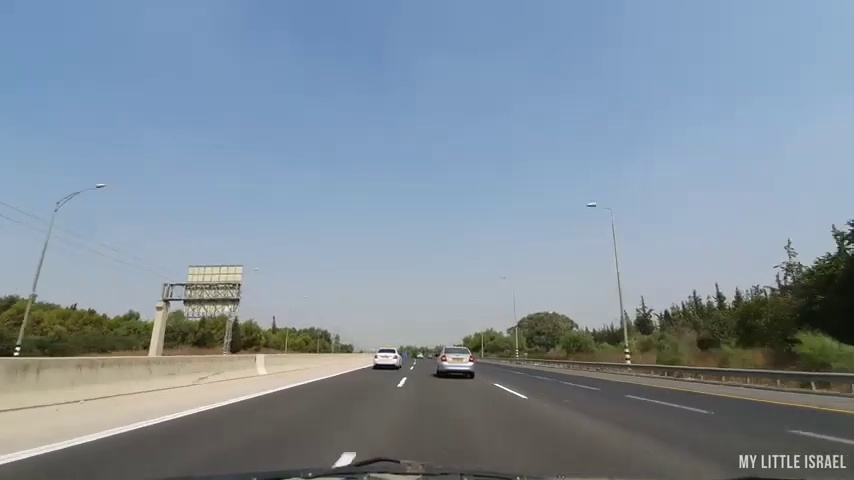
#> input picture frame620.jpg, 854 x 480 px, given in place of dash_cam.mp4, which was not available
$ python line_detection.py
#> lines starting #> are read from the running program, lines starting #| are printed output that depends on the picture; after the words box and inside, x2 and y2 are one past the last pixel; in counts of white or black regions, pixels touching at a corner belong together; pictures that were not available may be replaced by others from this repository, and a replacement may not be noted
### utility_functions.py
import numpy as np
import matplotlib.pyplot as plt
import cv2

# [30 lines left out: functions import_frame, show_image, convertVideo2Frames, frameList2Video, not called in this run]

def createMask(img):
    img = cv2.cvtColor(img, cv2.COLOR_BGR2GRAY)
    # img = cv2.cvtColor(img, cv2.COLOR_BGR2GRAY)
    pts = np.array([(600,img.shape[0]), (200,img.shape[0]), (320,370), (480,370)])
    mask = np.zeros(img.shape,dtype=np.uint8)
    cv2.fillConvexPoly(mask,pts,255)
    return mask

# [13 lines left out: function plotParameterSpace, not called in this run]

### find_parallel_lines.py
import numpy as np
import matplotlib.pyplot as plt
import cv2
import utility_functions as util
import glob


def frame_find_lanes(frame,src,mask,cropped,prev_left,prev_right,counter):

    figsize = (10,10)
    # img = util.import_frame(frame)
    img = frame
    #util.show_image(img,figsize)
    mag_im = canny_image(img,220)
    # [6 lines of commented-out code are left out]

    masked_im = cv2.bitwise_and(mag_im,mask)
    # util.show_image(masked_im,figsize)
    return find_lines(masked_im,src,cropped,30,prev_left,prev_right,counter)

    # return find_lines(masked_im,src,cv2.cvtColor(mask,cv2.COLOR_GRAY2BGR),30)


#  Cordinates of the 4 corners of the original source image
# [18 lines left out: function perspective_trasnform, not called in this run]


def find_lines(masked_img,result,cropped,TH,prev_left,prev_right,counter):
    r_step = 1
    t_step =np.pi/180
    lines = cv2.HoughLines(masked_img,r_step,t_step,TH)
    tl_line = None
    res = result.copy()
    if lines is not None:
        #to find the lanes we use sorting by rho and then we tolerance to find the median parameters
        lines_sorted = sorted(lines, key=lambda a_entry: a_entry[..., 0])

        # function to plot the parameter space :
        # util.plotParameterSpace(lines_sorted)

        tl_line = tolerance_lines(lines_sorted)
        if tl_line.shape[0] == 1:
            if slop(tl_line[0]) > 0:
                prev_left = tl_line[0]
            else:
                prev_right = tl_line[0]
            res = markLanes(np.array([prev_left,prev_right]),res,cropped)
        else:
            prev_left = tl_line[0]
            prev_right = tl_line[1]
            res = markLanes(tl_line,res,cropped)
        counter = 0
        #marks the previous line if didn't find a new ones
    elif prev_left is not None and prev_right is not None and counter < 45:
        tl_line = np.array([prev_left,prev_right])
        res = markLanes (tl_line,res,cropped)
        counter+=1

    if prev_right is not None:
        if slop(prev_left) < 0:

            # res = cv2.putText(res,"MOVING LEFT",(int(res.shape[1]/2),int(res.shape[0]/8)),cv2.FONT_HERSHEY_SIMPLEX,(0,0,0),6)
            res = cv2.putText(res,'MOVING LEFT',org=(420,300),fontFace=cv2.FONT_HERSHEY_SIMPLEX,fontScale=1,thickness=2,color=(0,0,0),lineType=cv2.LINE_AA)
    return res, prev_left, prev_right, counter


#returns the median parameter lines from list of lines
def tolerance_lines(sorted_lines):
    tl_lines= np.array([sorted_lines[0]])
    tol_r = 200
    tol_t = 0.85
    i = 0

    for idx, line in enumerate(sorted_lines):
        #checks if current line can be tolerated
        #checks if tl_line and line absulute diff is smaller than the tolerace
        if(abs(tl_lines[i][0][0] - line[0][0]) < tol_r and abs(tl_lines[i][0][1]-line[0][1]) < tol_t):
            tl_lines[i][0][0] = (idx*tl_lines[i][0][0]+line[0][0])/(idx + 1)
            tl_lines[i][0][1] = (idx*tl_lines[i][0][1]+line[0][1])/(idx + 1)
        else:
            #adds new line to the array
            tl_lines = np.vstack([tl_lines,np.array([line])])
            i+=1

    return tl_lines

# [20 lines left out: function markLanes, not called in this run]


def detectSwitchLane(m1,m2):
    if(m1>0 and m2>0):
        return "switch to left lane"


def canny_image(src_im,min_th):
    figsize = (10,10)
    ret,im_th = cv2.threshold(src_im,min_th,255,cv2.THRESH_BINARY)
    im_edge = cv2.Canny(im_th,0,255)
    return im_edge


def slop(line_param):
    rho = line_param[0, 0]
    theta = line_param[0, 1]

    a = np.cos(theta)
    b = np.sin(theta)
    x0 = a * rho
    y0 = b * rho
    x1 = int(x0 + 1000 * (-b))
    y1 = int(y0 + 1000 * (a))
    x2 = int(x0 - 1000 * (-b))
    y2 = int(y0 - 1000 * (a))

    return ((y2-y1)/(x2-x1))

### line_detection.py
#%%
import numpy as np
import matplotlib.pyplot as plt
import cv2
import glob
import utility_functions as util
import find_parallel_lines as fpl


def main():
    #test2();
    run('dash_cam.mp4')
#> in run, frame is the input picture: shape (480, 854, 3); mean B, G, R 156.2, 143, 128.4

def run(video):
    vidcap = cv2.VideoCapture(video)
    success,frame = vidcap.read()

    mask = util.createMask(frame)
#> in createMask, `img = cv2.cvtColor(img, cv2.COLOR_BGR2GRAY)`:
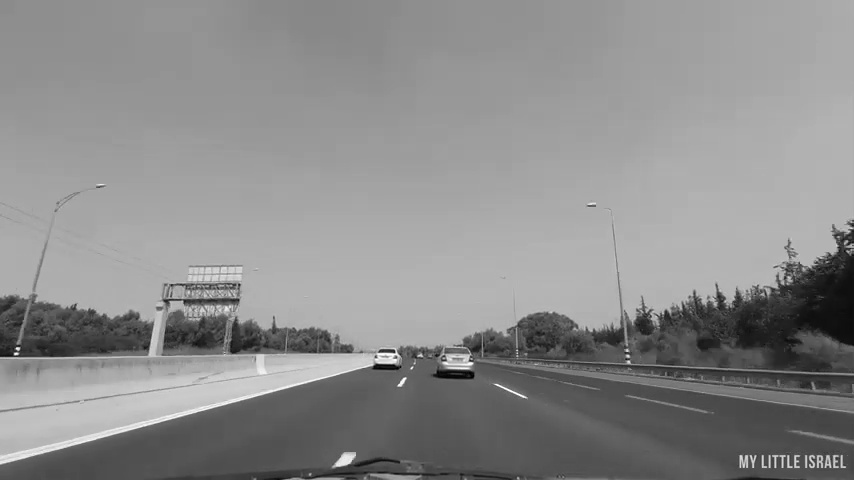
#> img: shape (480, 854); min 1, max 255, mean 140.1
#> in createMask, `cv2.fillConvexPoly(mask,pts,255)`:
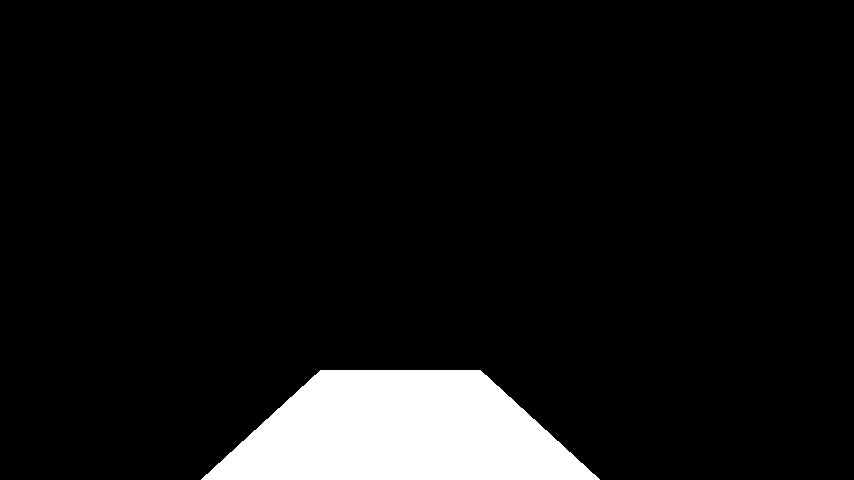
#> mask: shape (480, 854); 7.5% white; 1 white region, box (x1, y1, x2, y2) and area: (201, 370, 600, 480) 30810

    h,w,d = frame.shape
    out = cv2.VideoWriter('lane_video_final.avi',cv2.VideoWriter_fourcc('M','J','P','G'),30,(w,h))

    # util.show_image(mask,(10,10))

    cropped_mask = mask.copy()
    cropped_mask[370:,:] = 255
    cropped_mask = cv2.cvtColor(cropped_mask,cv2.COLOR_GRAY2BGR)
    # util.show_image(cropped_mask,(10,10))
    cntr=0
    frame_list=[]
    path = 'C:/Users/idano/Documents/HomeWork/3rd semester/computer vision/Line_Detection_Proj/frames_new'
    # frame = util.import_frame("frame827.jpg")
    prev_l = None
    prev_r = None

    global t_cntr
    t_cntr  = 0

    while success:
        frame_src = cv2.cvtColor(frame, cv2.COLOR_BGR2RGB)
        frame_gray = cv2.cvtColor(frame_src, cv2.COLOR_BGR2GRAY)
        finished_frame,prev_l,prev_r,cntr = fpl.frame_find_lanes(frame_gray,frame,mask,cropped_mask,prev_l,prev_r,cntr)

        cv2.imwrite(path+"\\frame%d.jpg" %t_cntr,finished_frame)

        out.write(finished_frame)

        # frame_list.append(fpl.frame_find_lanes(frame_gray,frame,mask,cropped_mask))

        success,frame = vidcap.read()
        t_cntr += 1


    # util.frameList2Video(frame_list)


# [23 lines left out: functions test1, test2, not called in this run]

    # new_frame = fpl.frame_find_lanes(img)

if __name__ == "__main__":
    main()
#> in run, `cropped_mask[370:,:] = 255`:
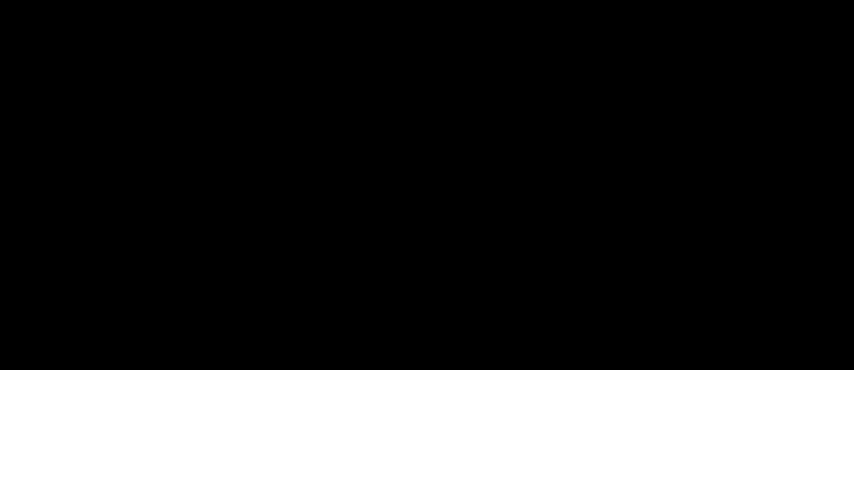
#> cropped_mask: shape (480, 854); 22.9% white; 1 white region, box (x1, y1, x2, y2) and area: (0, 370, 854, 480) 93940
#> in canny_image, `ret,im_th = cv2.threshold(src_im,min_th,255,cv2.THRESH_BINARY)`:
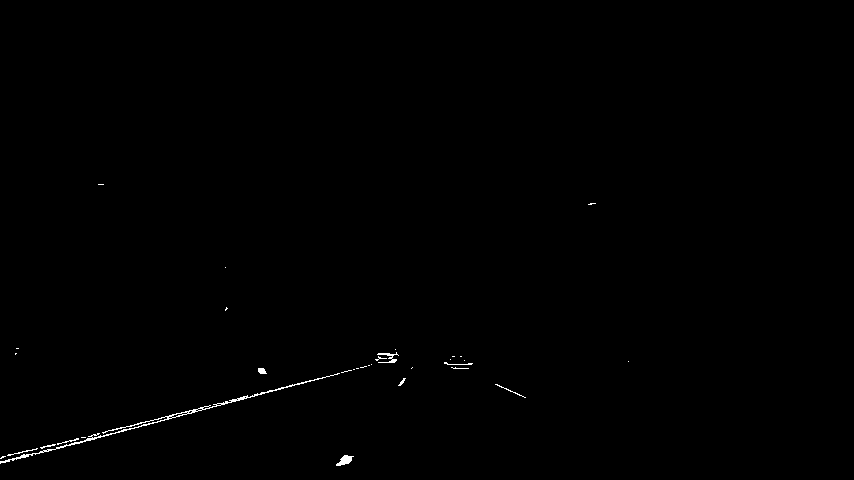
#> im_th: shape (480, 854); 0.32% white in thin lines or dots, all inside (x1, y1, x2, y2) = (0, 184, 629, 466)
#> in canny_image, `ret,im_th = cv2.threshold(src_im,min_th,255,cv2.THRESH_BINARY)`: ret = 220
#> in canny_image, `im_edge = cv2.Canny(im_th,0,255)`:
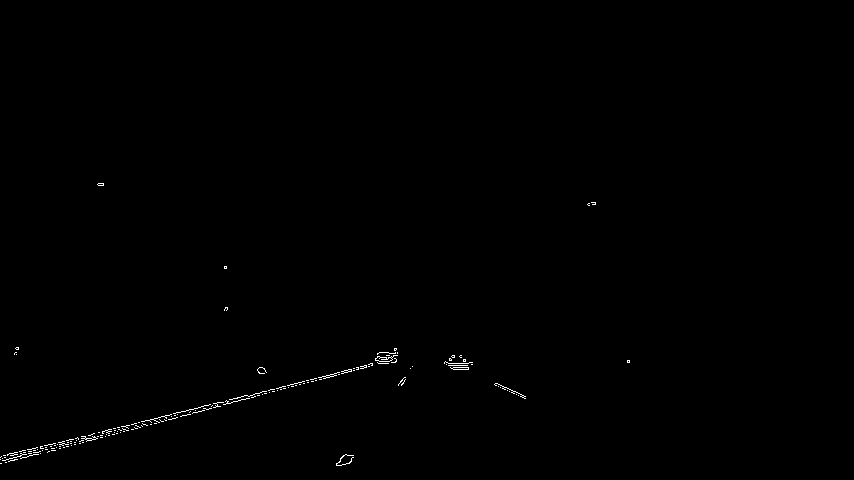
#> im_edge: shape (480, 854); 0.31% white in thin lines or dots, all inside (x1, y1, x2, y2) = (0, 183, 630, 466)
#> in frame_find_lanes, `masked_im = cv2.bitwise_and(mag_im,mask)`:
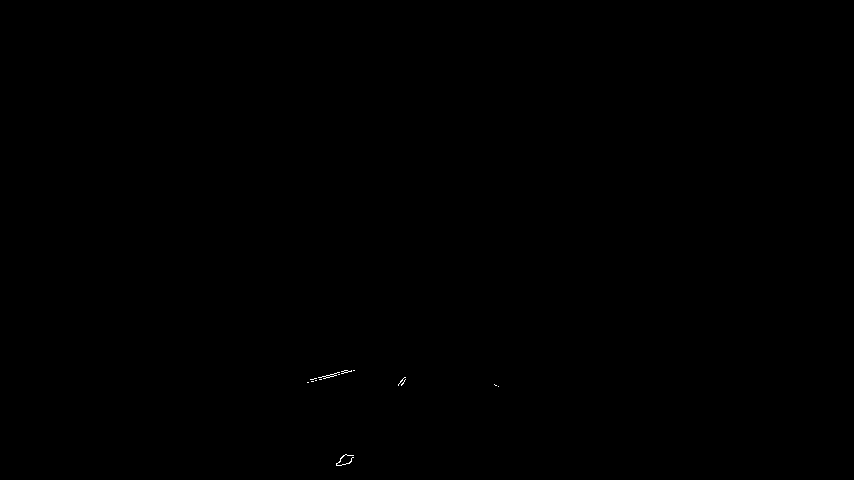
#> masked_im: shape (480, 854); 0.04% white in thin lines or dots, all inside (x1, y1, x2, y2) = (307, 370, 499, 466)
#> in find_lines, `lines = cv2.HoughLines(masked_img,r_step,t_step,TH)`: lines = [[449, 1.31], [445, 1.33], [447, 1.31], [443, 1.33]]
#> in find_lines, `lines_sorted = sorted(lines, key=lambda a_entry: a_entry[..., 0])`: lines_sorted = [[[443, 1.33]], [[445, 1.33]], [[447, 1.31]], [[449, 1.31]]]
#> in tolerance_lines, `tl_lines= np.array([sorted_lines[0]])`: tl_lines = [[443, 1.33]]
#> the loop in tolerance_lines, `for idx, line in enumerate(sorted_lines):` made 4 passes
#> after the loop in tolerance_lines, `for idx, line in enumerate(sorted_lines):`: i = 0; tl_lines = [[446, 1.32]]
#> in slop, `rho = line_param[0, 0]`: rho = 446
#> in slop, `theta = line_param[0, 1]`: theta = 1.32
#> in slop, `a = np.cos(theta)`: a = 0.25
#> in slop, `b = np.sin(theta)`: b = 0.968
#> in slop, `x0 = a * rho`: x0 = 111.7
#> in slop, `y0 = b * rho`: y0 = 431.8
#> in slop, `x1 = int(x0 + 1000 * (-b))`: x1 = -856
#> in slop, `y1 = int(y0 + 1000 * (a))`: y1 = 682
#> in slop, `x2 = int(x0 - 1000 * (-b))`: x2 = 1079
#> in slop, `y2 = int(y0 - 1000 * (a))`: y2 = 181
#> in find_lines, `prev_right = tl_line[0]`: prev_right = [[446, 1.32]]
#> (the run stopped early here; a loop or call above may not have finished)

$ run again, on frame671.jpg
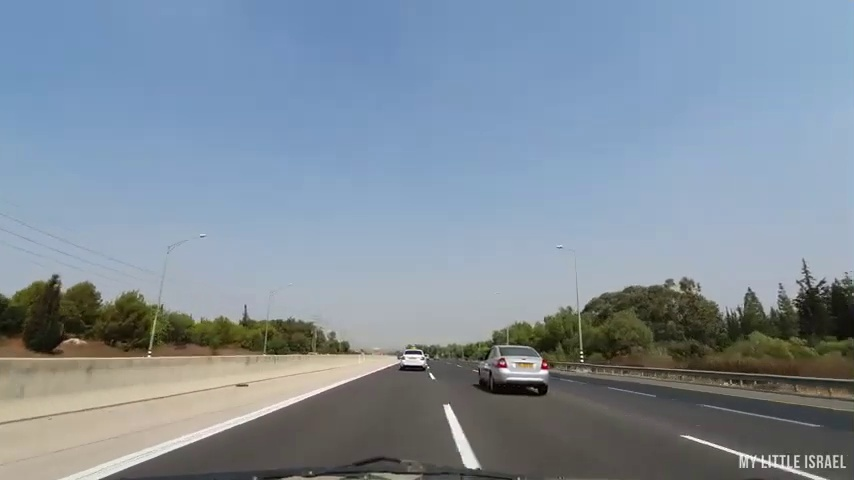
#> input picture frame671.jpg, 854 x 480 px, given in place of dash_cam.mp4, which was not available
#> in run, frame is the input picture: shape (480, 854, 3); mean B, G, R 155.9, 142.8, 128.8
#> mask: shape (480, 854); 7.5% white; 1 white region, box (x1, y1, x2, y2) and area: (201, 370, 600, 480) 30810
#> in canny_image, `ret,im_th = cv2.threshold(src_im,min_th,255,cv2.THRESH_BINARY)`:
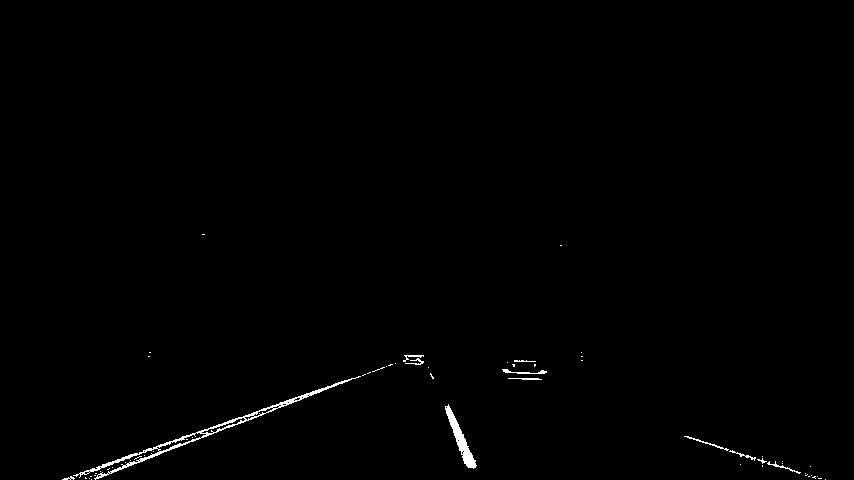
#> im_th: shape (480, 854); 0.6% white; 60 white regions (48 under 20 px), largest, box (x1, y1, x2, y2) and area: (73, 376, 361, 480) 1277, (445, 404, 477, 469) 552, (502, 369, 547, 374) 92
#> ret = 220
#> im_edge: shape (480, 854); 0.43% white in thin lines or dots, all inside (x1, y1, x2, y2) = (62, 233, 827, 480)
#> masked_im: shape (480, 854); 0.08% white in thin lines or dots, all inside (x1, y1, x2, y2) = (277, 370, 477, 469)
#> lines = 16 rows, first 8: [471, 1.24], [483, 1.19], [477, 1.22], [468, 1.26], [480, 1.2], [-246, 2.72], [474, 1.22], [485, 1.17]
#> lines_sorted = [[[-297, 2.83]], [[-287, 2.81]], [[-278, 2.79]], [[-268, 2.78]], [[-258, 2.76]], [[-256, 2.74]], [[-246, 2.72]], [[-236, 2.71]], [[465, 1.27]], [[468, 1.26]], [[471, 1.24]], [[474, 1.22]], [[477, 1.22]], [[480, 1.2]], [[483, 1.19]], [[485, 1.17]]]
#> in tolerance_lines, `tl_lines= np.array([sorted_lines[0]])`: tl_lines = [[-297, 2.83]]
#> the loop in tolerance_lines, `for idx, line in enumerate(sorted_lines):` made 16 passes
#> (tl_lines, i) on pass 9: ([[-265.8, 2.77], [465, 1.27]], 1)
#> after the loop in tolerance_lines, `for idx, line in enumerate(sorted_lines):`: i = 1; tl_lines = [[-265.8, 2.77], [470.2, 1.25]]
#> prev_left = [[-265.8, 2.77]]
#> prev_right = [[470.2, 1.25]]
#> the loop in markLanes, `for r_t in param_lines:` made 2 passes
#> after the loop in markLanes, `for r_t in param_lines:`:
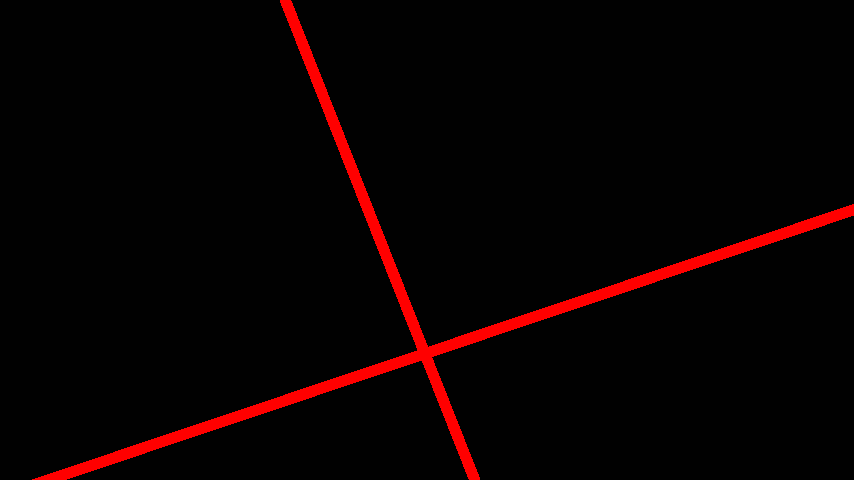
#> canvas: shape (480, 854, 3); mean of channels 0, 1, 2 1, 1, 10.3; drawn as B, G, R
#> in slop, `rho = line_param[0, 0]`: rho = -265.8
#> in slop, `theta = line_param[0, 1]`: theta = 2.77
#> in slop, `a = np.cos(theta)`: a = -0.93
#> in slop, `b = np.sin(theta)`: b = 0.367
#> in slop, `x0 = a * rho`: x0 = 247.3
#> in slop, `y0 = b * rho`: y0 = -97.4
#> in slop, `x1 = int(x0 + 1000 * (-b))`: x1 = -119
#> in slop, `y1 = int(y0 + 1000 * (a))`: y1 = -1027
#> in slop, `x2 = int(x0 - 1000 * (-b))`: x2 = 613
#> in slop, `y2 = int(y0 - 1000 * (a))`: y2 = 833
#> prev_l = [[-265.8, 2.77]]; prev_r = [[470.2, 1.25]]; cntr = 0

$ run again, on frame717.jpg
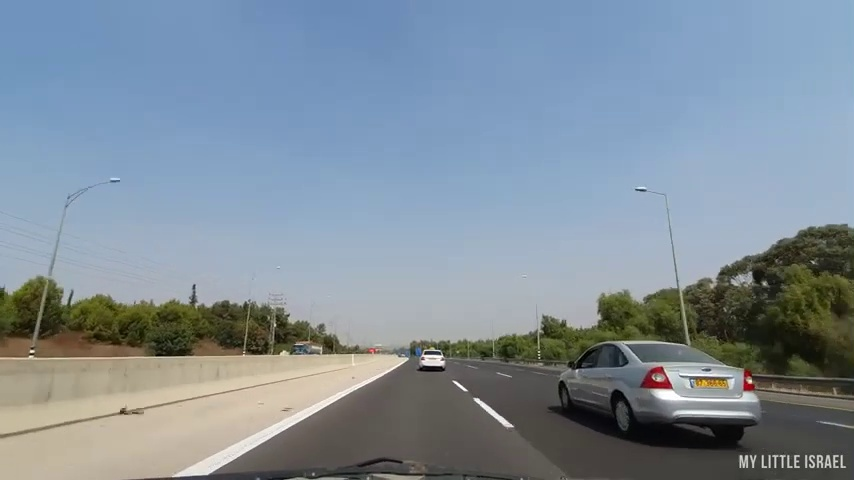
#> input picture frame717.jpg, 854 x 480 px, given in place of dash_cam.mp4, which was not available
#> in run, frame is the input picture: shape (480, 854, 3); mean B, G, R 154.3, 142.4, 128.4
#> mask: shape (480, 854); 7.5% white; 1 white region, box (x1, y1, x2, y2) and area: (201, 370, 600, 480) 30810
#> in canny_image, `ret,im_th = cv2.threshold(src_im,min_th,255,cv2.THRESH_BINARY)`:
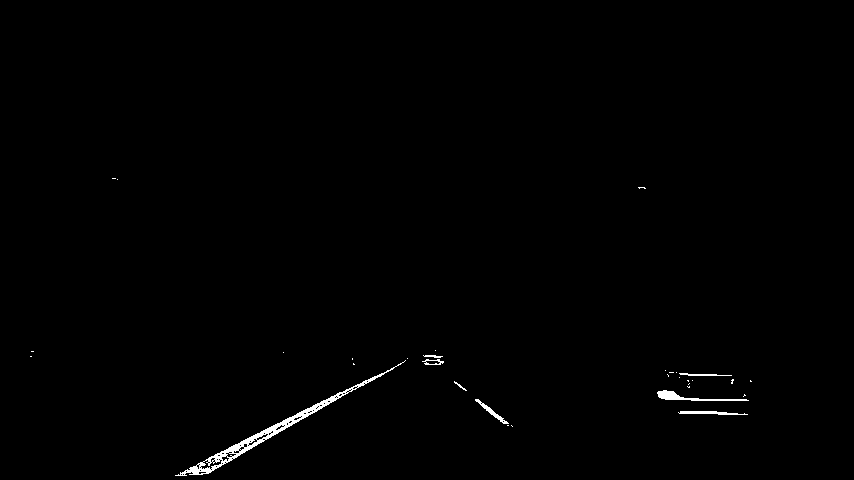
#> im_th: shape (480, 854); 0.6% white; 32 white regions (24 under 20 px), largest, box (x1, y1, x2, y2) and area: (175, 360, 406, 476) 1547, (657, 390, 749, 401) 322, (678, 411, 748, 415) 175
#> ret = 220
#> im_edge: shape (480, 854); 0.36% white in thin lines or dots, all inside (x1, y1, x2, y2) = (29, 177, 752, 477)
#> masked_im: shape (480, 854); 0.16% white in thin lines or dots, all inside (x1, y1, x2, y2) = (208, 370, 512, 474)
#> lines = 31 rows, first 8: [514, 1.05], [513, 1.06], [501, 1.12], [513, 1.03], [510, 1.08], [499, 1.13], [503, 1.1], [508, 1.1]
#> lines_sorted = 31 items, first 6: [[-10, 2.29]], [[1, 2.27]], [[9, 2.25]], [[20, 2.23]], [[31, 2.22]], [[53, 2.18]]
#> in tolerance_lines, `tl_lines= np.array([sorted_lines[0]])`: tl_lines = [[-10, 2.29]]
#> the loop in tolerance_lines, `for idx, line in enumerate(sorted_lines):` made 31 passes
#> (tl_lines, i) on pass 7: ([[17.33, 2.24], [494, 1.2]], 1)
#> after the loop in tolerance_lines, `for idx, line in enumerate(sorted_lines):`: i = 1; tl_lines = [[17.33, 2.24], [503.1, 1.1]]
#> prev_left = [[17.33, 2.24]]
#> prev_right = [[503.1, 1.1]]
#> the loop in markLanes, `for r_t in param_lines:` made 2 passes
#> after the loop in markLanes, `for r_t in param_lines:`:
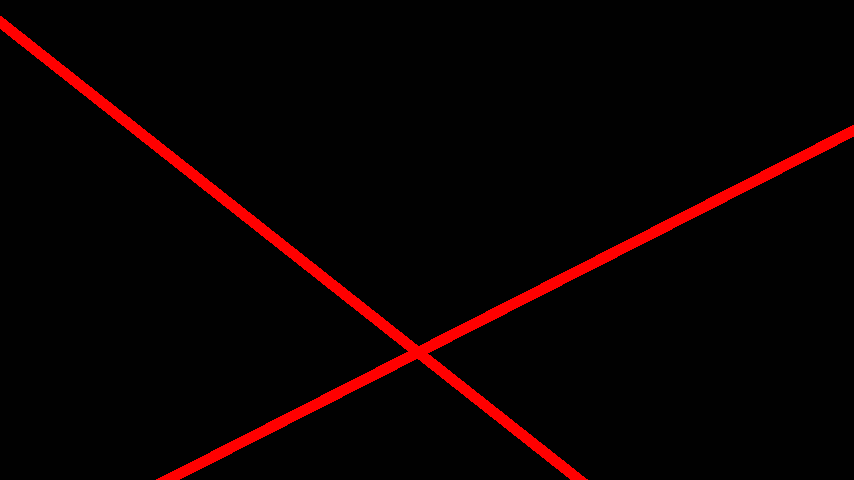
#> canvas: shape (480, 854, 3); mean of channels 0, 1, 2 1, 1, 11; drawn as B, G, R
#> in slop, `rho = line_param[0, 0]`: rho = 17.33
#> in slop, `theta = line_param[0, 1]`: theta = 2.24
#> in slop, `a = np.cos(theta)`: a = -0.62
#> in slop, `b = np.sin(theta)`: b = 0.784
#> in slop, `x0 = a * rho`: x0 = -10.75
#> in slop, `y0 = b * rho`: y0 = 13.6
#> in slop, `x1 = int(x0 + 1000 * (-b))`: x1 = -795
#> in slop, `y1 = int(y0 + 1000 * (a))`: y1 = -606
#> in slop, `x2 = int(x0 - 1000 * (-b))`: x2 = 773
#> in slop, `y2 = int(y0 - 1000 * (a))`: y2 = 633
#> prev_l = [[17.33, 2.24]]; prev_r = [[503.1, 1.1]]; cntr = 0
